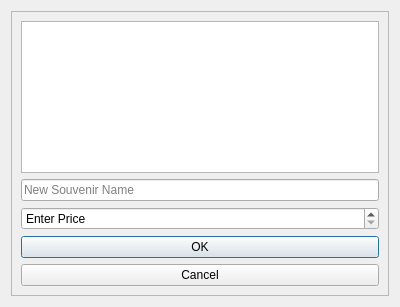
<?xml version="1.0" encoding="UTF-8"?>
<ui version="4.0">
 <class>addSouvDialog</class>
 <widget class="QDialog" name="addSouvDialog">
  <property name="geometry">
   <rect>
    <x>0</x>
    <y>0</y>
    <width>400</width>
    <height>307</height>
   </rect>
  </property>
  <property name="windowTitle">
   <string>Add New Souvenir</string>
  </property>
  <layout class="QVBoxLayout" name="verticalLayout_2">
   <item>
    <widget class="QFrame" name="frame">
     <property name="frameShape">
      <enum>QFrame::StyledPanel</enum>
     </property>
     <property name="frameShadow">
      <enum>QFrame::Raised</enum>
     </property>
     <layout class="QVBoxLayout" name="verticalLayout">
      <item>
       <widget class="QTableWidget" name="souvTableWidget">
        <property name="editTriggers">
         <set>QAbstractItemView::NoEditTriggers</set>
        </property>
        <property name="selectionMode">
         <enum>QAbstractItemView::SingleSelection</enum>
        </property>
        <property name="selectionBehavior">
         <enum>QAbstractItemView::SelectRows</enum>
        </property>
        <attribute name="horizontalHeaderStretchLastSection">
         <bool>true</bool>
        </attribute>
        <attribute name="verticalHeaderVisible">
         <bool>false</bool>
        </attribute>
        <attribute name="verticalHeaderHighlightSections">
         <bool>false</bool>
        </attribute>
       </widget>
      </item>
      <item>
       <widget class="QLineEdit" name="souvNameLE">
        <property name="placeholderText">
         <string>New Souvenir Name</string>
        </property>
       </widget>
      </item>
      <item>
       <widget class="QDoubleSpinBox" name="souvPriceDB">
        <property name="specialValueText">
         <string>Enter Price</string>
        </property>
       </widget>
      </item>
      <item>
       <widget class="QPushButton" name="okBtn">
        <property name="text">
         <string>OK</string>
        </property>
       </widget>
      </item>
      <item>
       <widget class="QPushButton" name="cancelBtn">
        <property name="text">
         <string>Cancel</string>
        </property>
       </widget>
      </item>
     </layout>
    </widget>
   </item>
  </layout>
 </widget>
 <resources/>
 <connections/>
</ui>
